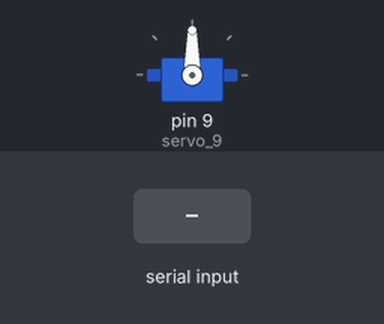
A sketch run on a simulated Arduino Uno, built with avr-gcc and run on an emulated ATmega328P. On the bench: servo. The inputs (shaded band) are chosen by the test bench.

Above: at 1.2 s.
1.3 s: byte 30 received over Serial
At 2.5 s:
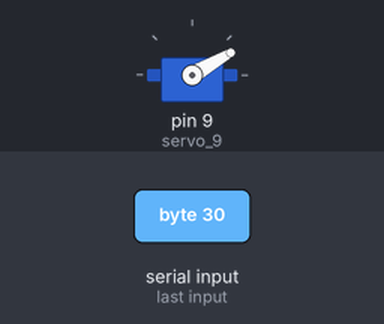
2.8 s: byte 120 received over Serial
At 3.9 s:
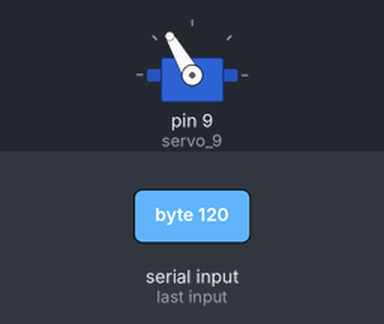
Timing chart, 0 to 5.8 s (numbered marks = the images above; inputs shaded):
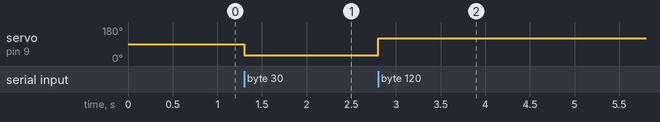

The sketch:

Tiny_Morpion.ino
```cpp
#include <Servo.h>

int pos = 0;
Servo servo_9;

void setup()
{
  servo_9.attach(9);
  Serial.begin(9600);
}

void loop()
{
  if (Serial.available() > 0) {
    int val = Serial.read();
    if (val >= 0 && val <= 180) {
      pos = val;
      servo_9.write(pos);
      delay(15);
    }
  }
}
```

Measured:
- after the input at 1.3 s, servo on pin 9 (servo_9): 90° → 30° at once
- after the input at 2.8 s, servo on pin 9 (servo_9): 30° → 120° at once
